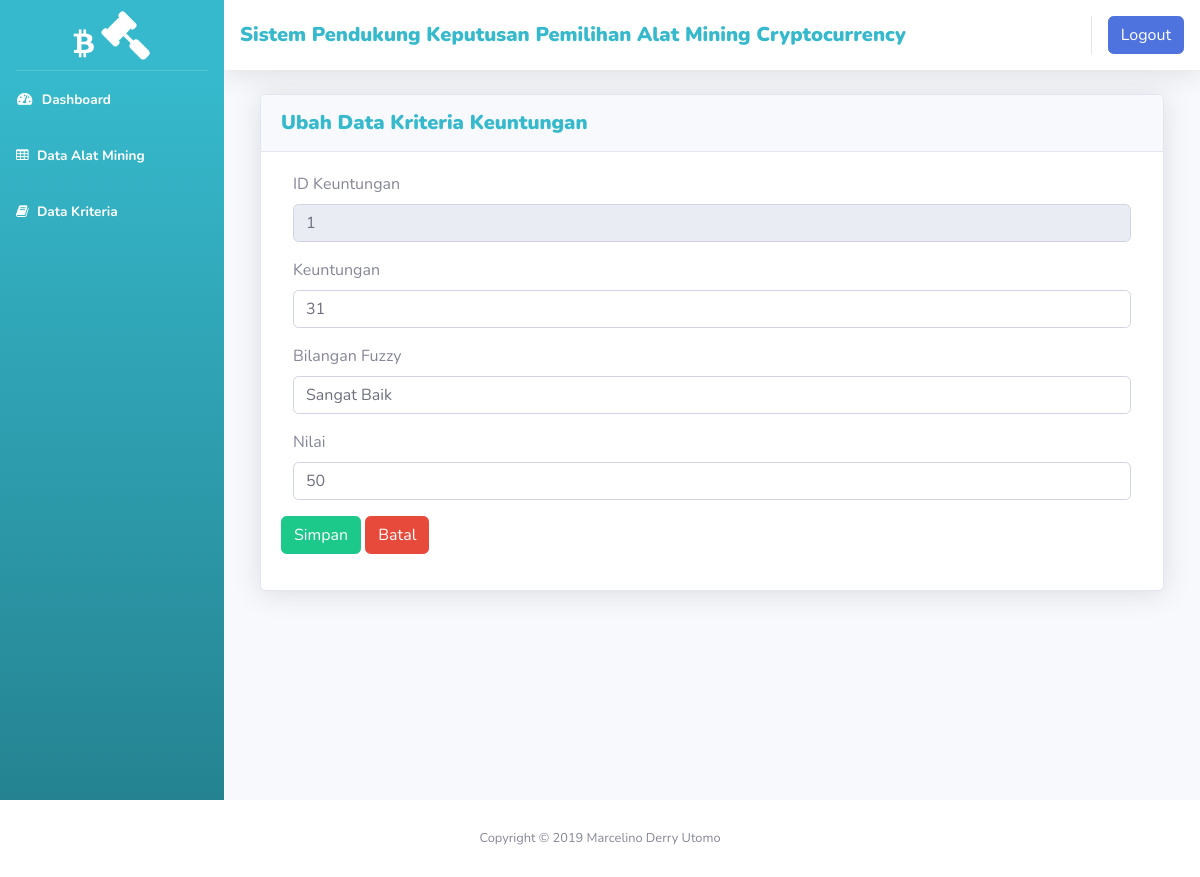
The app's page /admin/data_kriteria_keuntungan_ubah.php?id_keuntungan=1 with its own data.
### tables this page shows
CREATE TABLE `kriteriakeuntungan` (
  `id_keuntungan` int(11) NOT NULL,
  `keuntungan` varchar(20) NOT NULL,
  `bilanganfuzzy` varchar(15) NOT NULL,
  `nilai` varchar(5) NOT NULL
);

### admin/data_kriteria_keuntungan_ubah.php (the view, shortened to what this page needs)
<?php include_once 'atribut/head.php'; ?>
<?php
$iduntung  = $_GET['id_keuntungan'];
$sql       = "SELECT * FROM kriteriakeuntungan WHERE id_keuntungan = '$iduntung'";
$query     = mysqli_query($konek, $sql);
$row       = mysqli_fetch_array($query);
?>
<div id="wrapper">
  <?php include_once 'atribut/sidebar.php'; ?>
  <div id="content-wrapper" class="d-flex flex-column">
    <div id="content">
      <?php include_once 'atribut/navbar.php'; ?>
      <div class="container-fluid">
        <div class="col-xl-12  col-lg-8">
          <div class="card shadow mb-4">
            <div class="card-header py-3 d-flex flex-row align-items-center justify-content-between">
              <h5 class="m-0 font-weight-bold text-info"> <b> Ubah Data Kriteria Keuntungan </b></h5>
            </div>
            <div class="card-body">
              <form class="form" method="post">
                <div class="form-group">
                  <label class="control-label col-md-12 col-sm-12 col-xs-12">ID Keuntungan</label>
                  <div class="col-md-12 col-sm-12 col-xs-12">
                    <input class="form-control" type="text" name="iduntung" value="<?php echo $row['id_keuntungan']; ?>"
                      readonly="readonly">
                  </div>
                </div>
                <div class="form-group">
                  <label class="control-label col-md-12 col-sm-12 col-xs-12">Keuntungan</label>
                  <div class="col-md-12 col-sm-12 col-xs-12">
                    <input class="form-control" type="text" name="keuntungan" value="<?php echo $row['keuntungan']; ?>">
                  </div>
                </div>
                <div class="form-group">
                  <label class="control-label col-md-12 col-sm-12 col-xs-12">Bilangan Fuzzy</label>
                  <div class="col-md-12 col-sm-12 col-xs-12">
                    <input class="form-control" type="text" name="bilfuzzy"
                      value="<?php echo $row['bilanganfuzzy']; ?>">
                  </div>
                </div>
                <div class="form-group">
                  <label class="control-label col-md-12 col-sm-12 col-xs-12">Nilai</label>
                  <div class="col-md-12 col-sm-12 col-xs-12">
                    <input class="form-control" type="text" name="nilai" value="<?php echo $row['nilai']; ?>">
                  </div>
                </div>
                <input class="btn btn-success" type="submit" name="simpan" value="Simpan">
                <a href="data_kriteria.php">
                  <button type="button" name="button" class="btn btn-danger">Batal</button>
                </a>
              </form>
            </div>
          </div>
        </div>
      </div>
    </div>
  </div>
</div>
<footer class="sticky-footer bg-white">
  <div class="container my-auto">
    <div class="copyright text-center my-auto">
      <span>Copyright &copy; 2019 Marcelino Derry Utomo</span>
    </div>
  </div>
</footer>
<?php include_once 'atribut/foot.php'; ?>

### records on screen
kriteriakeuntungan: iduntung "1", keuntungan "31", bilfuzzy "Sangat Baik", nilai "50"
